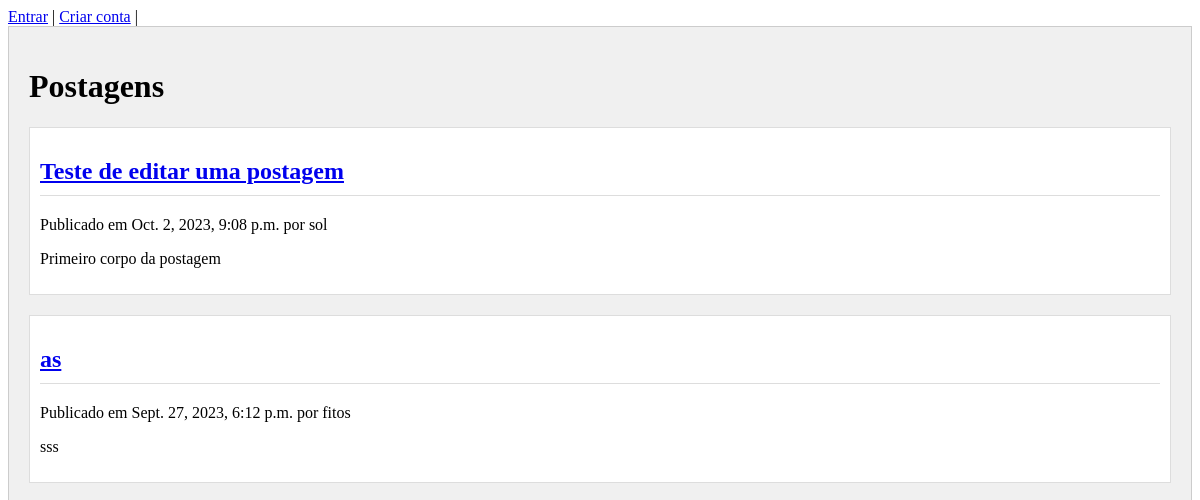
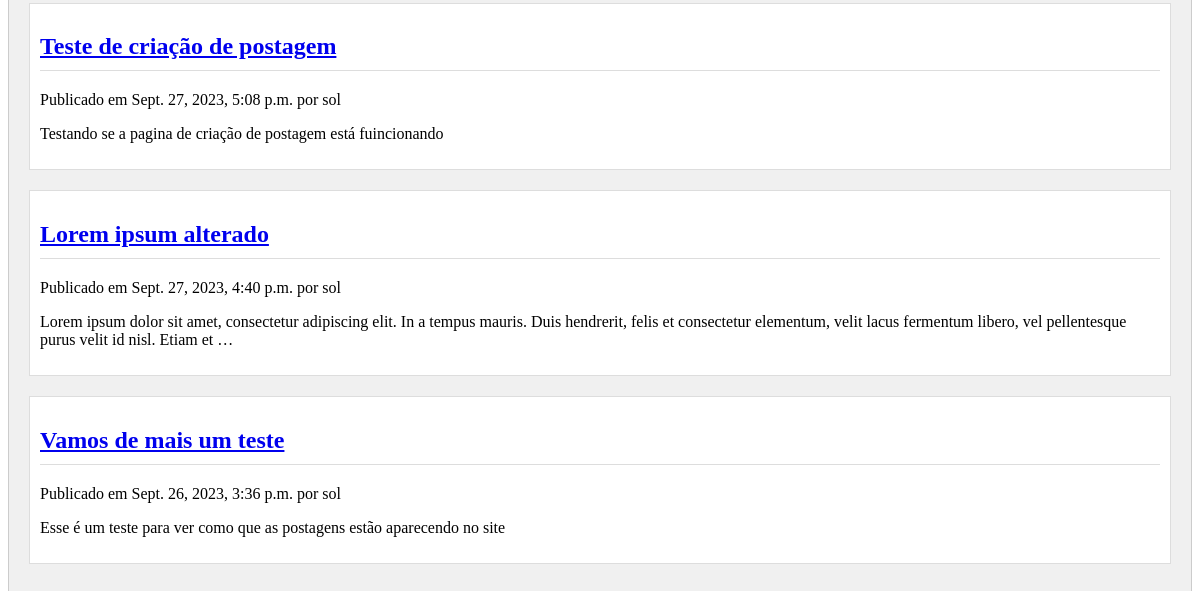
/, run on an earlier commit of the app's database (2 pictures, top to bottom).
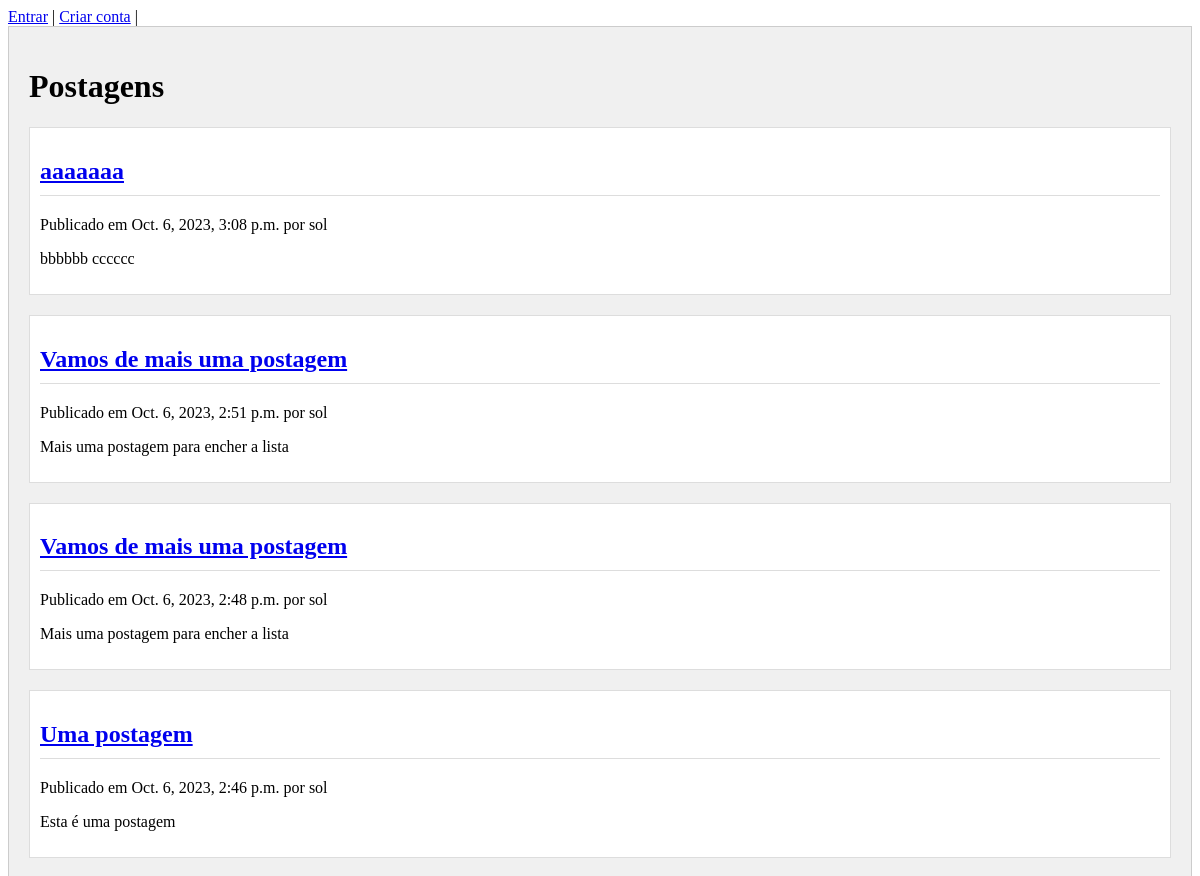
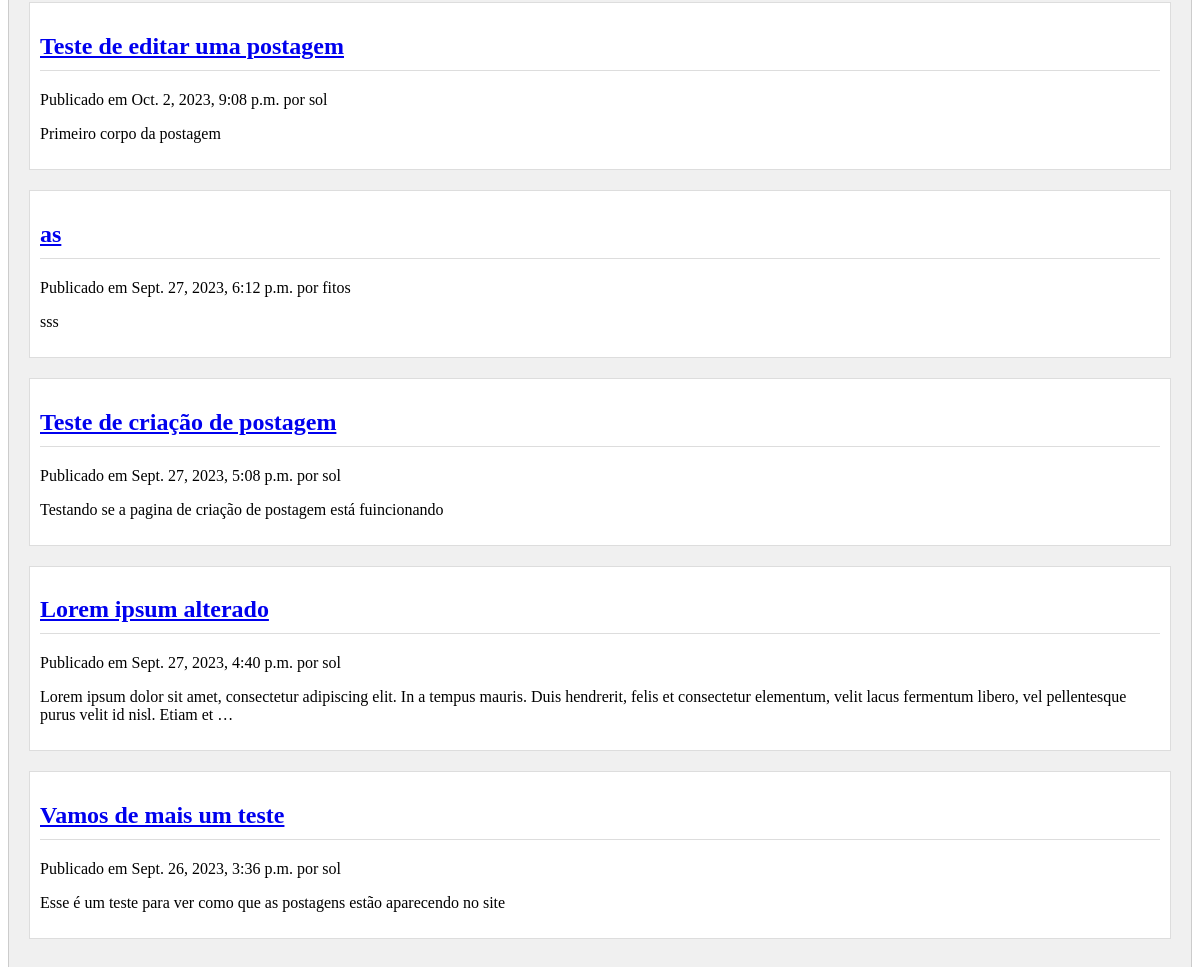
And on a later commit of the database (2 pictures, top to bottom).
### blog/models.py (models this page shows, shortened)
class Post(models.Model):
    class Status(models.TextChoices):
        DRAFT = 'DF', 'Draft'
        PUBLISHED = 'PB', 'Published'
    titulo = models.CharField(max_length=250)
    slug = models.SlugField(max_length=250)
    autor = models.ForeignKey(User, on_delete = models.CASCADE, related_name='blog_posts', default=0)
    corpo = models.TextField()
    dt_publicado = models.DateTimeField(default=timezone.now)
    dt_criado = models.DateTimeField(auto_now_add=True)
    dt_atualizado = models.DateTimeField(auto_now=True)
    status = models.CharField(max_length=2, choices=Status.choices, default=Status.DRAFT)
    editado = False
    objects = models.Manager()
    published = PublishedManager()
    class Meta:
        ordering = ['-dt_publicado']
        indexes = [models.Index(fields=['-dt_publicado'])]

### blog/views.py (the view)
# urls.py: path('', views.post_lista, name='lista_postagens'),
def post_lista(request):
    posts = Post.published.all()
    return render(request, 'blog/post/lista.html', {'posts': posts})

### blog/models.py (called while the page is built)
    def get_queryset(self):
        return super().get_queryset()\
            .filter(status=Post.Status.PUBLISHED)

### blog/templates/blog/post/lista.html (shortened to what this page needs)
{% extends "blog/post/base.html" %}
{% block content %}
<div class="post-container">
    <h1>Postagens</h1>
    {% for post in posts %}
    <div class="post">
        <h2>
            <a href="{% url 'blog:detalhes_postagem' post.id %}">
                {{ post.titulo }}
            </a>
        </h2>
        <p>
            Publicado em {{ post.dt_publicado }} por {{ post.autor }}
        </p>
        {{ post.corpo|truncatewords:30|linebreaks }}
    </div>
    {% endfor %}
</div>
{% endblock %}

### blog/templates/blog/post/base.html (shortened to what this page needs)
{% load static %}
<!DOCTYPE html>
<html lang="pt-BR">
<head>
    <link rel="stylesheet" href="{% static 'blog/estilo.css' %}">
</head>
<body>
    <div id="content">
        {% if user.is_authenticated %}
            <a href="{% url 'blog:criar_postagem' %}">Criar Postagem</a> |
            Logado como {{ user.get_username }} |
            <a href="{% url 'logout' %}">Sair</a>
        {% else %}
            <a href="{% url 'login' %}">Entrar</a> |
            <a href="{% url 'register' %}">Criar conta</a> |
        {% endif %}
        {% block content %}
        {% endblock %}
    </div>
</body>
</html>

### blog/static/blog/estilo.css (style rules this page uses)
.post-container { background-color: #f0f0f0; padding: 20px; border: 1px solid #ccc; }
.post { margin-bottom: 20px; padding: 10px; border: 1px solid #ddd; background-color: #fff; }
.post h2 { border-bottom: 1px solid #ddd; padding-bottom: 10px; }

What changed in the data, as far as the page shows it:
added Post: titulo "aaaaaaa", dt_publicado "Oct. 6, 2023, 3:08 p.m.", autor "sol", corpo "bbbbbb cccccc"
added Post: titulo "Vamos de mais uma postagem", dt_publicado "Oct. 6, 2023, 2:51 p.m.", autor "sol", corpo "Mais uma postagem para encher a lista"
added Post: titulo "Vamos de mais uma postagem", dt_publicado "Oct. 6, 2023, 2:48 p.m.", autor "sol", corpo "Mais uma postagem para encher a lista"
added Post: titulo "Uma postagem", dt_publicado "Oct. 6, 2023, 2:46 p.m.", autor "sol", corpo "Esta é uma postagem"
